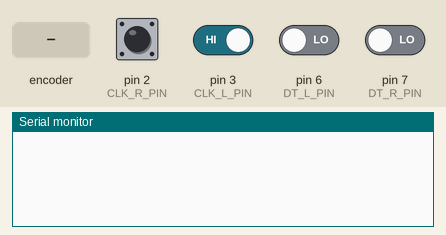
Simulated run of this sketch. Board: Arduino Uno, built with avr-gcc and run on an emulated ATmega328P. On the bench: the last lines printed to the serial monitor. The test bench sets the inputs (shaded band); at power-on: pin 2 (CLK_R_PIN), pin 3 (CLK_L_PIN) HIGH, pin 6 (DT_L_PIN), pin 7 (DT_R_PIN) LOW.

Above: at 1.2 s.
1.3 s: rotary encoder on pin 2 (CLK_R_PIN) / pin 6 (DT_L_PIN) turned 1 step (first pin leading)
At 2.3 s:
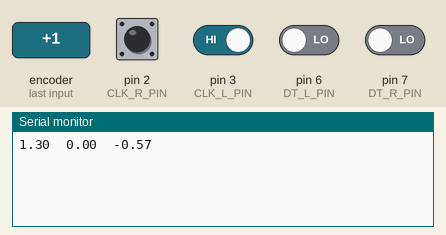
3.0 s: pin 3 (CLK_L_PIN) driven LOW
At 3.6 s:
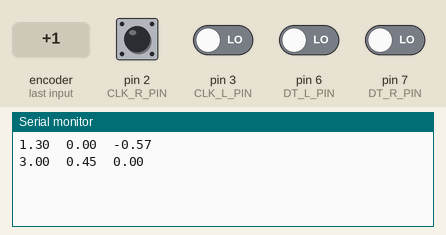
4.5 s: rotary encoder on pin 2 (CLK_R_PIN) / pin 6 (DT_L_PIN) turned 1 step (first pin leading)
At 4.8 s:
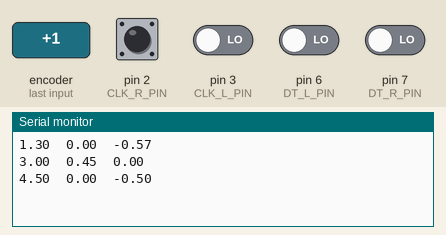
6.2 s: pin 3 (CLK_L_PIN) driven HIGH
At 7.3 s:
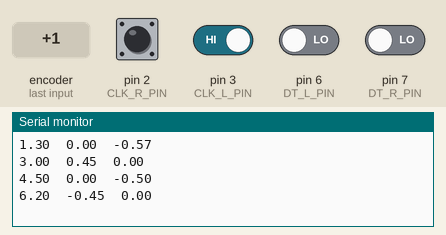
Timing chart, 0 to 8.7 s (numbered marks = the images above; inputs shaded):
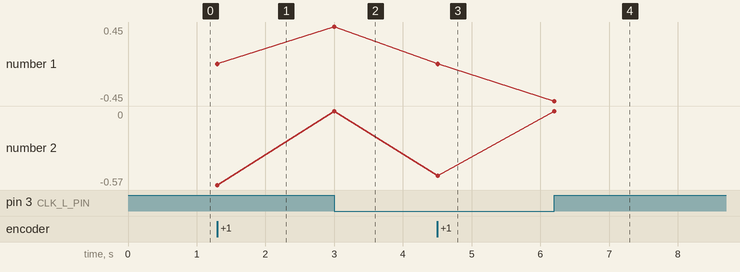

The sketch:

Encoder_Steering.ino
```cpp
#include <Encoder.h>
#define CLK_L_PIN 3
#define CLK_R_PIN 2
#define DT_L_PIN 6
#define DT_R_PIN 7

#define COUNTS_PER_ROTATION 128

volatile int Direction = 0;

float left = 0.0;
float left_AV = 0.0;
float leftVelocity = 0.0;

float right = 0.0;
float right_AV = 0.0;
float rightVelocity = 0.0;

float TIME = 0.0;
float dif_time_L = 0.0;

//In centimeters Not converted
float r = 7.6;
int count = 0;

void setup() {
  Serial.begin(9600);
  attachInterrupt(digitalPinToInterrupt(CLK_L_PIN), CLK_L_ISR, CHANGE);  // change rising or falling
  attachInterrupt(digitalPinToInterrupt(CLK_R_PIN), CLK_R_ISR, CHANGE);  // pin, function, flag to look for
}


void loop() {
  if (Direction == 1 && abs(leftVelocity) < 2 && abs(rightVelocity) < 2) {
    //Serial.print(count);
    //Serial.print("\t");
    Serial.print(TIME / 1000);
    Serial.print("\t");
    Serial.print(leftVelocity);
    Serial.print("\t");
    Serial.println(rightVelocity);
    Direction = 0;
  }
  delay(100);
}

void CLK_L_ISR() {
  // assign the time
  dif_time_L = millis() - TIME;
  // assign the time

  // find the angular position of the encoder
  if (dif_time_L > 0.001) {
    if (digitalRead(DT_L_PIN) == digitalRead(CLK_L_PIN)) {
      //right += (2 * (2 * PI)) / COUNTS_PER_ROTATION;

      left_AV = (-2 * (2 * PI)) / (COUNTS_PER_ROTATION * ((millis() - TIME) / 1000));
      leftVelocity = left_AV * r;
      rightVelocity = 0;
      if (leftVelocity <= 0) {
        Direction = 1;
        TIME = millis();
      }
    } else if (digitalRead(DT_L_PIN) != digitalRead(CLK_L_PIN)) {
      // right -= (2 * (2 * PI)) / COUNTS_PER_ROTATION;

      left_AV = (2 * (2 * PI)) / (COUNTS_PER_ROTATION * ((millis() - TIME) / 1000));
      leftVelocity = left_AV * r;
      rightVelocity = 0;
      if (leftVelocity >= 0) {
        Direction = 1;
        TIME = millis();
      }
    }

    // TIME = millis();
    //Direction = 1;
  }
}

void CLK_R_ISR() {
  // assign the time
  dif_time_L = millis() - TIME;
  // assign the time

  // find the angular position of the encoder
  if (dif_time_L > 0.001) {
    if (digitalRead(DT_R_PIN) == digitalRead(CLK_R_PIN)) {
      //right += (2 * (2 * PI)) / COUNTS_PER_ROTATION;

      right_AV = (-2 * (2 * PI)) / (COUNTS_PER_ROTATION * ((millis() - TIME) / 1000));
      rightVelocity = right_AV * r;
      leftVelocity = 0;
      if (rightVelocity <= 0) {
        Direction = 1;
        TIME = millis();
      }
    } else if (digitalRead(DT_R_PIN) != digitalRead(CLK_R_PIN)) {
      // right -= (2 * (2 * PI)) / COUNTS_PER_ROTATION;

      right_AV = (2 * (2 * PI)) / (COUNTS_PER_ROTATION * ((millis() - TIME) / 1000));
      rightVelocity = right_AV * r;
      leftVelocity = 0;
      if (rightVelocity >= 0) {
        Direction = 1;
        TIME = millis();
      }
    }
  }
}
```

Measured:
- after the input at 1.3 s, the serial monitor: prints a new line at once (image 1)
- after the input at 3.0 s, the serial monitor: prints a new line at once (image 2)
- after the input at 4.5 s, the serial monitor: prints a new line at once (image 3)
- after the input at 6.2 s, the serial monitor: prints a new line at once (image 4)
- plotted number 1: 0 → 0.45 after the input at 3.0 s, 0 → -0.45 after the input at 6.2 s
- plotted number 2: 0 → -0.5 after the input at 4.5 s
